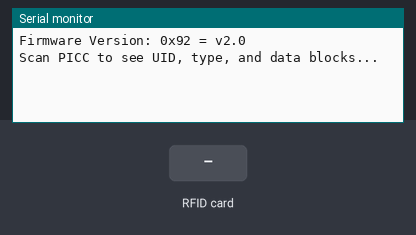
Simulated run of this sketch. Board: Arduino Uno, built with avr-gcc and run on an emulated ATmega328P. Shown: the last lines printed to the serial monitor. The test bench sets the inputs (shaded band).

Above: at 1.2 s.
1.3 s: RFID card B7 DC 70 7A held to the reader
At 2.1 s:
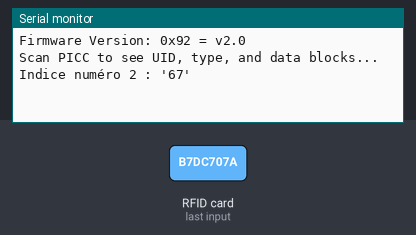
2.8 s: RFID card 5E 7A 19 C4 held to the reader
At 3.4 s:
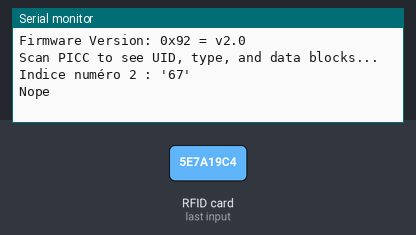

Measured:
- after the input at 1.3 s, the serial monitor: prints a new line at once (image 1)
- after the input at 2.8 s, the serial monitor: prints a new line at once (image 2)

The sketch:

nfcReader.ino
```cpp
#include <SPI.h>
#include <MFRC522.h>
// Affectation des broches
#define RST_PIN 9
#define SS_PIN 10
MFRC522 mfrc522(SS_PIN, RST_PIN);
void setup() {
// Initialisation du Module RFID
  Serial.begin(9600);
  while (!Serial);
  SPI.begin();
  mfrc522.PCD_Init();
  mfrc522.PCD_DumpVersionToSerial(); // Affichage des données de la bibliothèque
  Serial.println(F("Scan PICC to see UID, type, and data blocks..."));
}
String rightOne = "b7dc707a";

void loop() {
// Attente d'une carte RFID
if ( ! mfrc522.PICC_IsNewCardPresent()) {
  return;
}
// Récupération des informations de la carte RFID
if ( ! mfrc522.PICC_ReadCardSerial()) {
  return;
}
// Affichage des informations de la carte RFID
//  mfrc522.PICC_DumpToSerial(&(mfrc522.uid));
  String badge ="";
  for (int i = 0; i<mfrc522.uid.size; i++) {
      badge += String(mfrc522.uid.uidByte[i], HEX);
  }
 if (badge != rightOne) {
  Serial.println("Nope");
    delay(1000);

 }
 else {
    Serial.println("Indice numéro 2 : '67'");
    delay(1000);
 }
};
```
